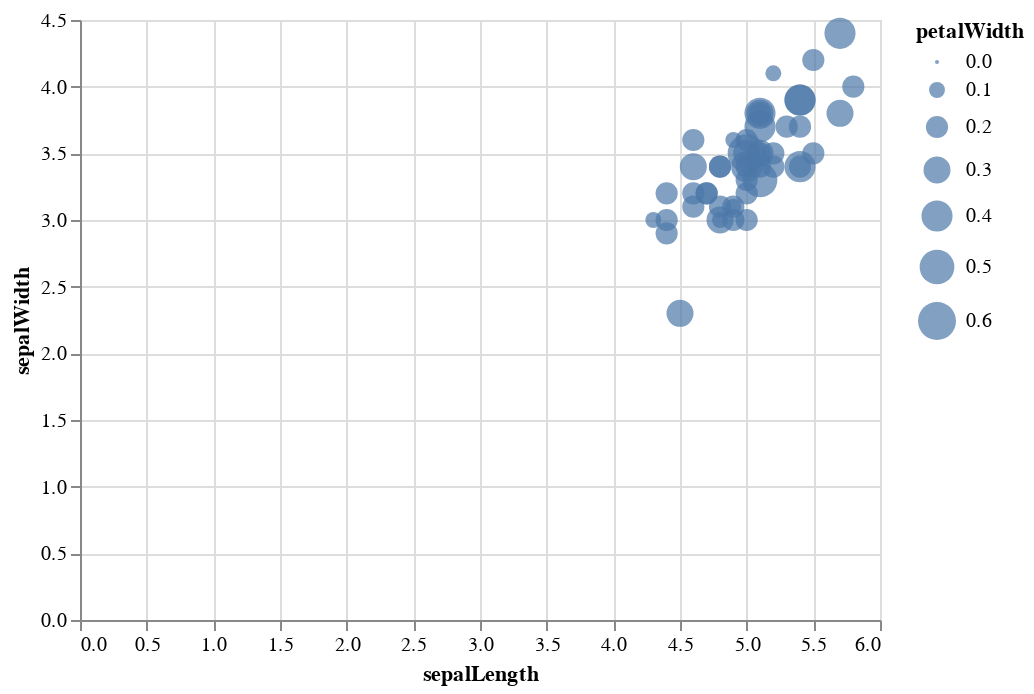

Here is the notebook cell this chart was saved with:
### Code cell
alt.Chart(setosa).mark_circle().encode(
    alt.X('sepalLength'),
    alt.Y('sepalWidth'),
    size='petalWidth'
)

### Figure 1 — Vega-Lite specification as saved in the notebook (floating-point values rounded to 4 significant figures)
{"config": {"view": {"continuousWidth": 400, "continuousHeight": 300}}, "data": {"name": "data-7bfc81ce5b99a34f72772b790cc3c077"}, "mark": "circle", "encoding": {"size": {"type": "quantitative", "field": "petalWidth"}, "x": {"type": "quantitative", "field": "sepalLength"}, "y": {"type": "quantitative", "field": "sepalWidth"}}, "$schema": "https://vega.github.io/schema/vega-lite/v4.8.1.json", "datasets": {"data-7bfc81ce5b99a34f72772b790cc3c077": [{"sepalLength": 5.1, "sepalWidth": 3.5, "petalLength": 1.4, "petalWidth": 0.2, "species": "setosa"}, {"sepalLength": 4.9, "sepalWidth": 3.0, "petalLength": 1.4, "petalWidth": 0.2, "species": "setosa"}, {"sepalLength": 4.7, "sepalWidth": 3.2, "petalLength": 1.3, "petalWidth": 0.2, "species": "setosa"}, {"sepalLength": 4.6, "sepalWidth": 3.1, "petalLength": 1.5, "petalWidth": 0.2, "species": "setosa"}, {"sepalLength": 5.0, "sepalWidth": 3.6, "petalLength": 1.4, "petalWidth": 0.2, "species": "setosa"}, {"sepalLength": 5.4, "sepalWidth": 3.9, "petalLength": 1.7, "petalWidth": 0.4, "species": "setosa"}, {"sepalLength": 4.6, "sepalWidth": 3.4, "petalLength": 1.4, "petalWidth": 0.3, "species": "setosa"}, {"sepalLength": 5.0, "sepalWidth": 3.4, "petalLength": 1.5, "petalWidth": 0.2, "species": "setosa"}, {"sepalLength": 4.4, "sepalWidth": 2.9, "petalLength": 1.4, "petalWidth": 0.2, "species": "setosa"}, {"sepalLength": 4.9, "sepalWidth": 3.1, "petalLength": 1.5, "petalWidth": 0.1, "species": "setosa"}, {"sepalLength": 5.4, "sepalWidth": 3.7, "petalLength": 1.5, "petalWidth": 0.2, "species": "setosa"}, {"sepalLength": 4.8, "sepalWidth": 3.4, "petalLength": 1.6, "petalWidth": 0.2, "species": "setosa"}, {"sepalLength": 4.8, "sepalWidth": 3.0, "petalLength": 1.4, "petalWidth": 0.1, "species": "setosa"}, {"sepalLength": 4.3, "sepalWidth": 3.0, "petalLength": 1.1, "petalWidth": 0.1, "species": "setosa"}, {"sepalLength": 5.8, "sepalWidth": 4.0, "petalLength": 1.2, "petalWidth": 0.2, "species": "setosa"}, {"sepalLength": 5.7, "sepalWidth": 4.4, "petalLength": 1.5, "petalWidth": 0.4, "species": "setosa"}, {"sepalLength": 5.4, "sepalWidth": 3.9, "petalLength": 1.3, "petalWidth": 0.4, "species": "setosa"}, {"sepalLength": 5.1, "sepalWidth": 3.5, "petalLength": 1.4, "petalWidth": 0.3, "species": "setosa"}, {"sepalLength": 5.7, "sepalWidth": 3.8, "petalLength": 1.7, "petalWidth": 0.3, "species": "setosa"}, {"sepalLength": 5.1, "sepalWidth": 3.8, "petalLength": 1.5, "petalWidth": 0.3, "species": "setosa"}, {"sepalLength": 5.4, "sepalWidth": 3.4, "petalLength": 1.7, "petalWidth": 0.2, "species": "setosa"}, {"sepalLength": 5.1, "sepalWidth": 3.7, "petalLength": 1.5, "petalWidth": 0.4, "species": "setosa"}, {"sepalLength": 4.6, "sepalWidth": 3.6, "petalLength": 1.0, "petalWidth": 0.2, "species": "setosa"}, {"sepalLength": 5.1, "sepalWidth": 3.3, "petalLength": 1.7, "petalWidth": 0.5, "species": "setosa"}, {"sepalLength": 4.8, "sepalWidth": 3.4, "petalLength": 1.9, "petalWidth": 0.2, "species": "setosa"}, {"sepalLength": 5.0, "sepalWidth": 3.0, "petalLength": 1.6, "petalWidth": 0.2, "species": "setosa"}, {"sepalLength": 5.0, "sepalWidth": 3.4, "petalLength": 1.6, "petalWidth": 0.4, "species": "setosa"}, {"sepalLength": 5.2, "sepalWidth": 3.5, "petalLength": 1.5, "petalWidth": 0.2, "species": "setosa"}, {"sepalLength": 5.2, "sepalWidth": 3.4, "petalLength": 1.4, "petalWidth": 0.2, "species": "setosa"}, {"sepalLength": 4.7, "sepalWidth": 3.2, "petalLength": 1.6, "petalWidth": 0.2, "species": "setosa"}, {"sepalLength": 4.8, "sepalWidth": 3.1, "petalLength": 1.6, "petalWidth": 0.2, "species": "setosa"}, {"sepalLength": 5.4, "sepalWidth": 3.4, "petalLength": 1.5, "petalWidth": 0.4, "species": "setosa"}, {"sepalLength": 5.2, "sepalWidth": 4.1, "petalLength": 1.5, "petalWidth": 0.1, "species": "setosa"}, {"sepalLength": 5.5, "sepalWidth": 4.2, "petalLength": 1.4, "petalWidth": 0.2, "species": "setosa"}, {"sepalLength": 4.9, "sepalWidth": 3.1, "petalLength": 1.5, "petalWidth": 0.2, "species": "setosa"}, {"sepalLength": 5.0, "sepalWidth": 3.2, "petalLength": 1.2, "petalWidth": 0.2, "species": "setosa"}, {"sepalLength": 5.5, "sepalWidth": 3.5, "petalLength": 1.3, "petalWidth": 0.2, "species": "setosa"}, {"sepalLength": 4.9, "sepalWidth": 3.6, "petalLength": 1.4, "petalWidth": 0.1, "species": "setosa"}, {"sepalLength": 4.4, "sepalWidth": 3.0, "petalLength": 1.3, "petalWidth": 0.2, "species": "setosa"}, {"sepalLength": 5.1, "sepalWidth": 3.4, "petalLength": 1.5, "petalWidth": 0.2, "species": "setosa"}, {"sepalLength": 5.0, "sepalWidth": 3.5, "petalLength": 1.3, "petalWidth": 0.3, "species": "setosa"}, {"sepalLength": 4.5, "sepalWidth": 2.3, "petalLength": 1.3, "petalWidth": 0.3, "species": "setosa"}, {"sepalLength": 4.4, "sepalWidth": 3.2, "petalLength": 1.3, "petalWidth": 0.2, "species": "setosa"}, {"sepalLength": 5.0, "sepalWidth": 3.5, "petalLength": 1.6, "petalWidth": 0.6, "species": "setosa"}, {"sepalLength": 5.1, "sepalWidth": 3.8, "petalLength": 1.9, "petalWidth": 0.4, "species": "setosa"}, {"sepalLength": 4.8, "sepalWidth": 3.0, "petalLength": 1.4, "petalWidth": 0.3, "species": "setosa"}, {"sepalLength": 5.1, "sepalWidth": 3.8, "petalLength": 1.6, "petalWidth": 0.2, "species": "setosa"}, {"sepalLength": 4.6, "sepalWidth": 3.2, "petalLength": 1.4, "petalWidth": 0.2, "species": "setosa"}, {"sepalLength": 5.3, "sepalWidth": 3.7, "petalLength": 1.5, "petalWidth": 0.2, "species": "setosa"}, {"sepalLength": 5.0, "sepalWidth": 3.3, "petalLength": 1.4, "petalWidth": 0.2, "species": "setosa"}]}}
